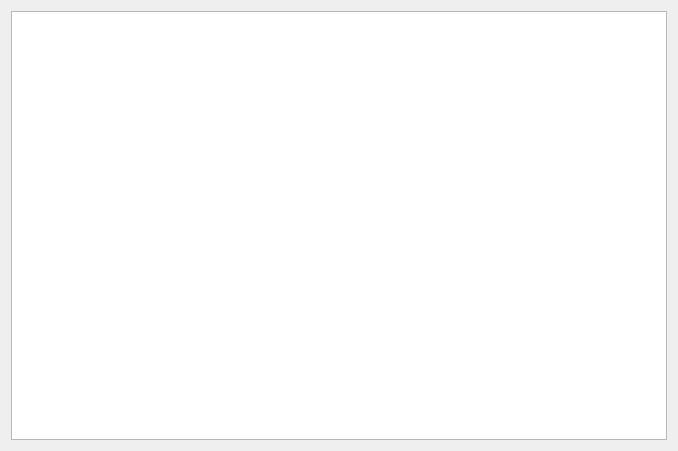
<?xml version="1.0" encoding="UTF-8"?>
<ui version="4.0">
 <class>sncfwidget</class>
 <widget class="QWidget" name="sncfwidget">
  <property name="geometry">
   <rect>
    <x>0</x>
    <y>0</y>
    <width>678</width>
    <height>451</height>
   </rect>
  </property>
  <property name="windowTitle">
   <string>Form</string>
  </property>
  <layout class="QGridLayout" name="gridLayout">
   <item row="0" column="0">
    <widget class="TableWidget" name="tableWidget"/>
   </item>
  </layout>
 </widget>
 <customwidgets>
  <customwidget>
   <class>TableWidget</class>
   <extends>QTableWidget</extends>
   <header>tablewidget.h</header>
  </customwidget>
 </customwidgets>
 <resources/>
 <connections/>
</ui>
